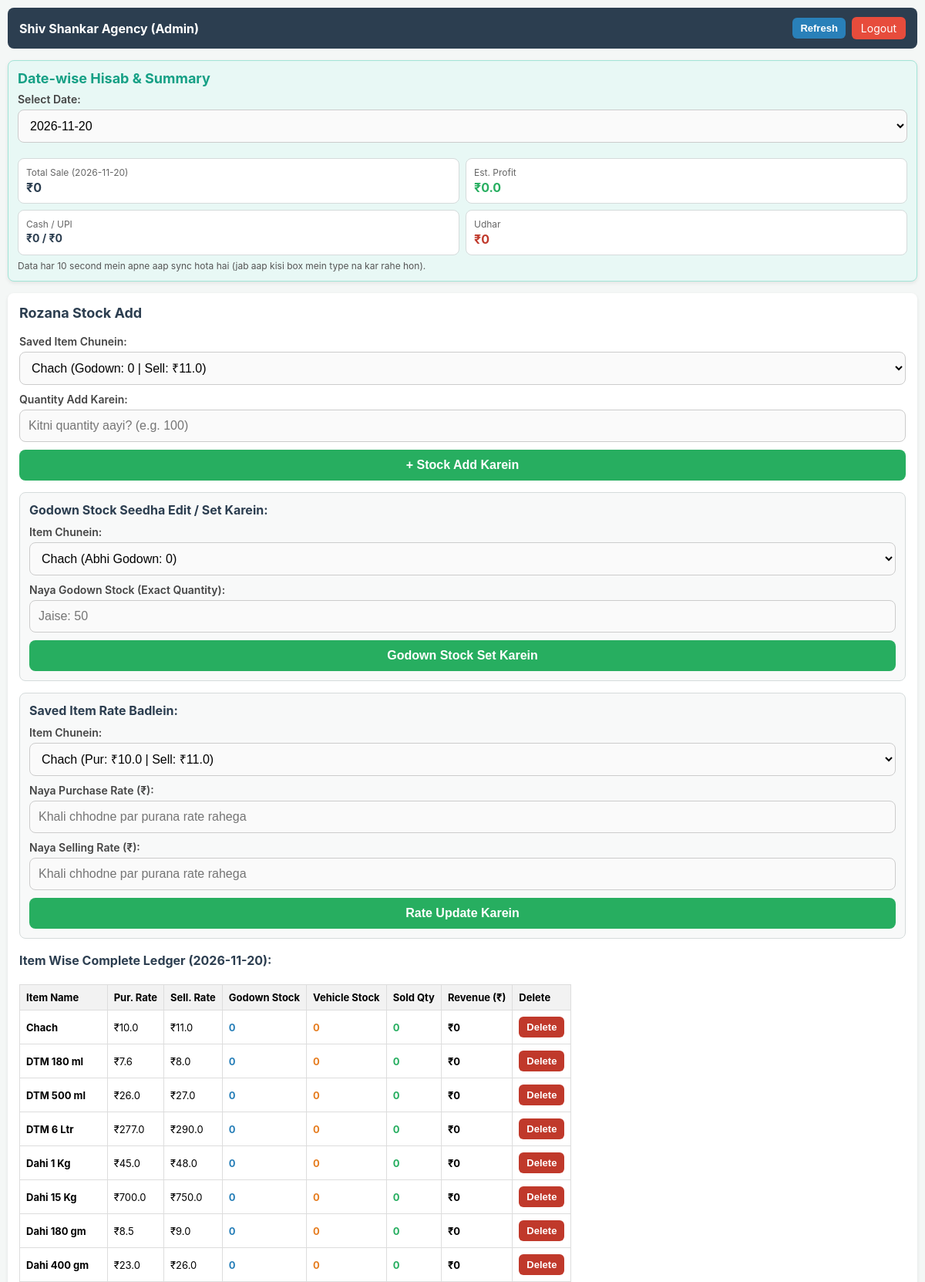
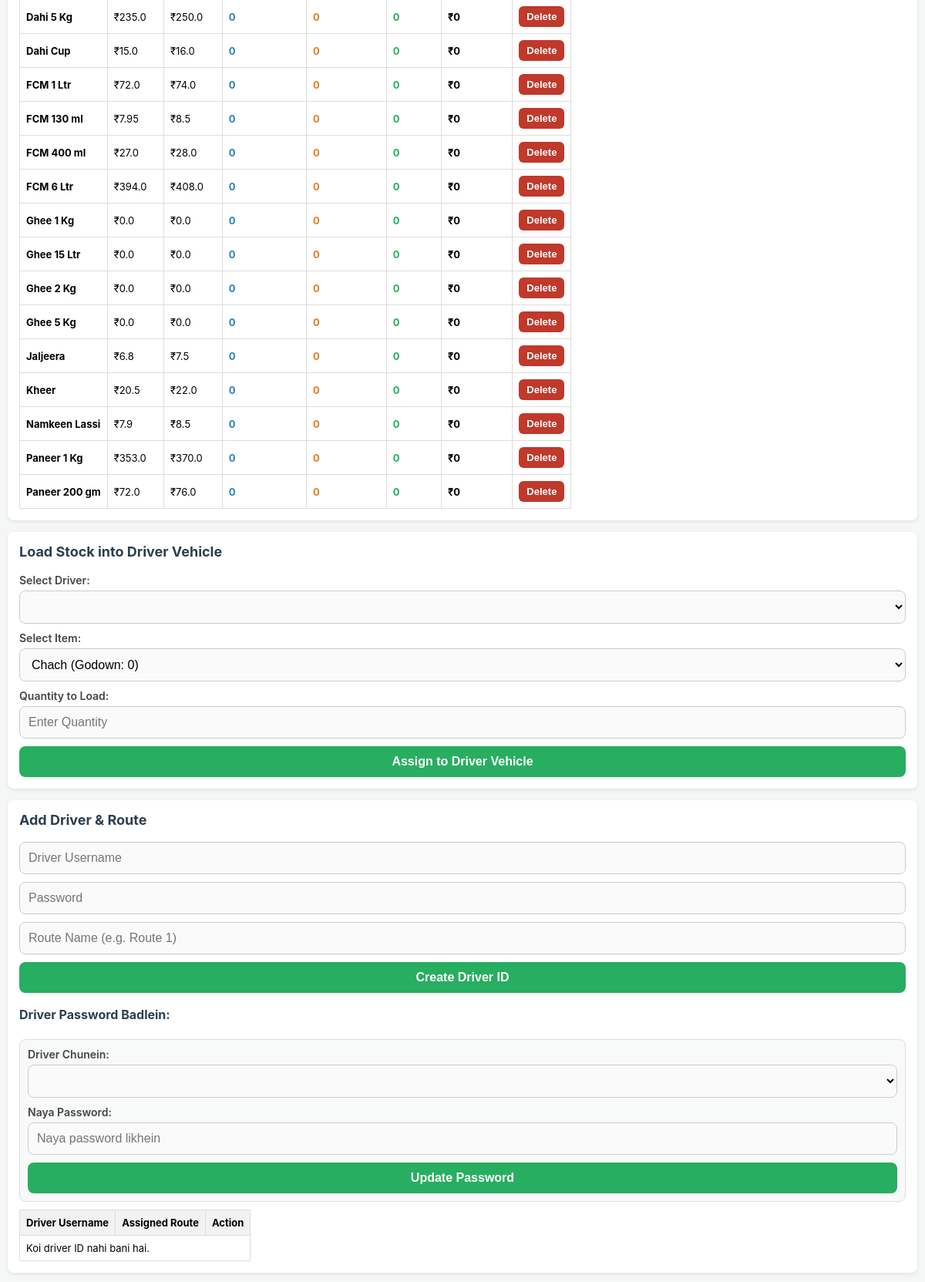
The page /admin (signed in, upper part) on the database its author committed (2 pictures, top to bottom).
### app.py (models this page shows)
class Product(db.Model):
    id = db.Column(db.Integer, primary_key=True)
    name = db.Column(db.String(80), unique=True, nullable=False)
    purchase_rate = db.Column(db.Float, nullable=False, default=0.0)
    selling_rate = db.Column(db.Float, nullable=False, default=0.0)
    shop_stock = db.Column(db.Integer, nullable=False, default=0)

### app.py (the view, shortened to what this page needs)
@app.route('/admin')
def admin_dashboard():
    if 'user' in session and session.get('role') == 'admin':
        products = Product.query.order_by(Product.name.asc()).all()
        product_map = {p.name: p for p in products}
        drivers = User.query.filter_by(role='driver').order_by(User.username.asc()).all()
        route_map = {d.username: (d.route_name or '') for d in drivers}
        driver_stocks = DriverStock.query.all()
        all_counters = SavedCounter.query.order_by(SavedCounter.driver_username.asc(), SavedCounter.counter_name.asc()).all()
        today_str = datetime.now().strftime('%Y-%m-%d')
        selected_date = request.args.get('sale_date', today_str)
        sales = Sale.query.filter_by(sale_date=selected_date).all()
        all_dates = db.session.query(Sale.sale_date).distinct().all()
        dates_list = [d[0] for d in all_dates]
        if today_str not in dates_list:
            dates_list.append(today_str)
        dates_list.sort(reverse=True)
        total_cash = round(sum(s.total_amount for s in sales if s.payment_mode == 'Cash'), 2)
        total_upi = round(sum(s.total_amount for s in sales if s.payment_mode == 'UPI'), 2)
        total_udhar = round(sum(s.total_amount for s in sales if s.payment_mode == 'Udhar'), 2)
        total_revenue = round(sum(s.total_amount for s in sales), 2)
        est_profit = 0.0
        for s in sales:
            p = product_map.get(s.item_name)
            p_rate = p.purchase_rate if p else 0.0
            est_profit += (s.total_amount - (s.quantity * p_rate))
        est_profit = round(est_profit, 2)
        item_summaries = []
        for p in products:
            item_sales = [s for s in sales if s.item_name == p.name]
            total_sold_qty = sum(s.quantity for s in item_sales)
            item_rev = round(sum(s.total_amount for s in item_sales), 2)
            total_vehicle_qty = sum(ds.vehicle_stock for ds in driver_stocks if ds.item_name == p.name)
            item_summaries.append({
                'name': p.name,
                'purchase_rate': p.purchase_rate,
                'selling_rate': p.selling_rate,
                'godown_stock': p.shop_stock,
                'vehicle_stock': total_vehicle_qty,
                'sold_qty': total_sold_qty,
                'revenue': item_rev
            })
        driver_summaries = []
        return render_template(
            'admin_dashboard.html',
            products=products,
            drivers=drivers,
            route_map=route_map,
            all_counters=all_counters,
            item_summaries=item_summaries,
            driver_summaries=driver_summaries,
            selected_date=selected_date,
            dates_list=dates_list,
            total_cash=total_cash,
            total_upi=total_upi,
            total_udhar=total_udhar,
            total_revenue=total_revenue,
            est_profit=est_profit
        )
    return redirect(url_for('login'))

### templates/admin_dashboard.html (shortened to what this page needs)
<!DOCTYPE html>
<html>
<head>
</head>
<body>
    <div class="header">
        <h2 style="font-size: 16px; margin: 0;">Shiv Shankar Agency (Admin)</h2>
        <div class="header-actions">
            <button type="button" class="refresh-btn" onclick="location.reload()">Refresh</button>
            <a href="/logout" class="logout-btn">Logout</a>
        </div>
    </div>
    <div class="container date-filter">
        <h3 style="color: #16a085; margin-bottom: 8px;">Date-wise Hisab & Summary</h3>
        <form method="GET" action="/admin">
            <label>Select Date:</label>
            <select name="sale_date" onchange="this.form.submit()">
                {% for d in dates_list %}
                <option value="{{ d }}" {% if d == selected_date %}selected{% endif %}>{{ d }}</option>
                {% endfor %}
            </select>
        </form>
        <div class="stats-grid">
            <div class="stat-card">
                <div class="stat-label">Total Sale ({{ selected_date }})</div>
                <div class="stat-val">₹{{ total_revenue }}</div>
            </div>
            <div class="stat-card">
                <div class="stat-label">Est. Profit</div>
                <div class="stat-val" style="color: #27ae60;">₹{{ est_profit }}</div>
            </div>
            <div class="stat-card">
                <div class="stat-label">Cash / UPI</div>
                <div class="stat-val" style="font-size: 14px;">₹{{ total_cash }} / ₹{{ total_upi }}</div>
            </div>
            <div class="stat-card">
                <div class="stat-label">Udhar</div>
                <div class="stat-val" style="color: #c0392b;">₹{{ total_udhar }}</div>
            </div>
        </div>
        <div class="sync-note">Data har 10 second mein apne aap sync hota hai (jab aap kisi box mein type na kar rahe hon).</div>
    </div>
    <div class="container">
        <h3>Rozana Stock Add</h3>
        <form action="/add_product" method="POST">
            <label>Saved Item Chunein:</label>
            <select name="saved_item" id="saved_item" onchange="toggleNewItem()">
                {% if products %}
                    {% for p in products %}
                    <option value="{{ p.name }}">{{ p.name }} (Godown: {{ p.shop_stock }} | Sell: ₹{{ p.selling_rate }})</option>
                    {% endfor %}
                {% else %}
                    <option value="__NEW__" selected>+ Naya Item Jodein</option>
                {% endif %}
            </select>
            <label>Quantity Add Karein:</label>
            <input type="number" name="shop_stock" placeholder="Kitni quantity aayi? (e.g. 100)" required>
            <button type="submit" class="action-btn">+ Stock Add Karein</button>
        </form>
        <div class="manage-box">
            <h4 style="margin: 0 0 10px 0; color: #2c3e50;">Godown Stock Seedha Edit / Set Karein:</h4>
            <form action="/set_godown_stock" method="POST">
                <label>Item Chunein:</label>
                <select name="item_name" required>
                    {% for p in products %}
                    <option value="{{ p.name }}">{{ p.name }} (Abhi Godown: {{ p.shop_stock }})</option>
                    {% else %}
                    <option value="" disabled selected>Koi saved item nahi hai</option>
                    {% endfor %}
                </select>
                <label>Naya Godown Stock (Exact Quantity):</label>
                <input type="number" min="0" name="new_godown_stock" placeholder="Jaise: 50" required>
                <button type="submit" class="action-btn btn-orange">Godown Stock Set Karein</button>
            </form>
        </div>
        <div class="manage-box">
            <h4 style="margin: 0 0 10px 0; color: #2c3e50;">Saved Item Rate Badlein:</h4>
            <form action="/update_product_rates" method="POST">
                <label>Item Chunein:</label>
                <select name="item_name" required>
                    {% for p in products %}
                    <option value="{{ p.name }}">{{ p.name }} (Pur: ₹{{ p.purchase_rate }} | Sell: ₹{{ p.selling_rate }})</option>
                    {% else %}
                    <option value="" disabled selected>Koi saved item nahi hai</option>
                    {% endfor %}
                </select>
                <label>Naya Purchase Rate (₹):</label>
                <input type="number" step="0.01" name="purchase_rate" placeholder="Khali chhodne par purana rate rahega">
                <label>Naya Selling Rate (₹):</label>
                <input type="number" step="0.01" name="selling_rate" placeholder="Khali chhodne par purana rate rahega">
                <button type="submit" class="action-btn btn-blue">Rate Update Karein</button>
            </form>
        </div>
        <h4 style="margin-top: 18px; color: #2c3e50;">Item Wise Complete Ledger ({{ selected_date }}):</h4>
        <table>
            <tr>
                <th>Item Name</th>
                <th>Pur. Rate</th>
                <th>Sell. Rate</th>
                <th>Godown Stock</th>
                <th>Vehicle Stock</th>
                <th>Sold Qty</th>
                <th>Revenue (₹)</th>
                <th>Delete</th>
            </tr>
            {% for item in item_summaries %}
            <tr>
                <td><b>{{ item.name }}</b></td>
                <td>₹{{ item.purchase_rate }}</td>
                <td>₹{{ item.selling_rate }}</td>
                <td style="color: #2980b9;"><b>{{ item.godown_stock }}</b></td>
                <td style="color: #e67e22;"><b>{{ item.vehicle_stock }}</b></td>
                <td style="color: #27ae60;"><b>{{ item.sold_qty }}</b></td>
                <td><b>₹{{ item.revenue }}</b></td>
                <td>
                    <form action="/delete_product" method="POST" style="margin: 0;" onsubmit="return confirm('Kya aap {{ item.name }} ko saved item list se delete karna chahte hain?');">
                        <button type="submit" class="btn-del">Delete</button>
                    </form>
                </td>
            </tr>
            {% else %}
            <tr><td colspan="8">No items added yet.</td></tr>
            {% endfor %}
        </table>
    </div>
    <div class="container">
        <h3>Load Stock into Driver Vehicle</h3>
        <form action="/load_vehicle" method="POST">
            <label>Select Driver:</label>
            <select name="driver_username" required>
            </select>
            <label>Select Item:</label>
            <select name="item_name" required>
                {% for p in products %}
                <option value="{{ p.name }}">{{ p.name }} (Godown: {{ p.shop_stock }})</option>
                {% endfor %}
            </select>
            <label>Quantity to Load:</label>
            <input type="number" name="load_qty" placeholder="Enter Quantity" required>
            <button type="submit" class="action-btn btn-blue">Assign to Driver Vehicle</button>
        </form>
    </div>
    <div class="container">
        <h3>Add Driver & Route</h3>
        <form action="/add_driver" method="POST">
            <input type="text" name="username" placeholder="Driver Username" required>
            <input type="password" name="password" placeholder="Password" required>
            <input type="text" name="route_name" placeholder="Route Name (e.g. Route 1)" required>
            <button type="submit" class="action-btn">Create Driver ID</button>
        </form>
        <h4 style="margin-top: 18px; color: #2c3e50;">Driver Password Badlein:</h4>
        <form action="/change_driver_password" method="POST" style="background: #f8f9f9; padding: 10px; border-radius: 8px; border: 1px solid #ddd;">
            <label>Driver Chunein:</label>
            <select name="driver_username" required>
            </select>
            <label>Naya Password:</label>
            <input type="text" name="new_password" placeholder="Naya password likhein" required>
            <button type="submit" class="action-btn btn-blue">Update Password</button>
        </form>
        <table>
            <tr><th>Driver Username</th><th>Assigned Route</th><th>Action</th></tr>
            {% for d in drivers %}
            <tr>
                <td><b>{{ d.username }}</b></td>
                <td>{{ d.route_name }}</td>
                <td>
                    <form action="/delete_driver" method="POST" style="margin: 0;" onsubmit="return confirm('Kya aap {{ d.username }} ki ID delete karna chahte hain?');">
                        <input type="hidden" name="driver_username" value="{{ d.username }}">
                        <button type="submit" class="btn-del">Delete</button>
                    </form>
                </td>
            </tr>
            {% else %}
            <tr><td colspan="3">Koi driver ID nahi bani hai.</td></tr>
            {% endfor %}
        </table>
    </div>
</body>
</html>

### templates/admin_dashboard.html (style rules this page uses)
body { font-family: -apple-system, BlinkMacSystemFont, "Segoe UI", Roboto, Arial, sans-serif; margin: 10px; background-color: #f4f7f6; }
.header { display: flex; justify-content: space-between; align-items: center; background: #2c3e50; color: white; padding: 12px 15px; border-radius: 8px; gap: 8px; }
.header-actions { display: flex; align-items: center; gap: 8px; }
.refresh-btn { background: #2980b9; color: white; border: none; padding: 6px 10px; border-radius: 6px; font-size: 13px; font-weight: bold; cursor: pointer; }
.logout-btn { background: #e74c3c; color: white; padding: 6px 12px; text-decoration: none; border-radius: 6px; font-size: 14px; }
.container { margin-top: 15px; background: white; padding: 15px; border-radius: 8px; box-shadow: 0 2px 5px rgba(0,0,0,0.08); margin-bottom: 15px; }
h3 { margin-top: 0; color: #2c3e50; font-size: 18px; }
table { width: 100%; border-collapse: collapse; margin-top: 10px; font-size: 13px; overflow-x: auto; display: block; }
th, td { border: 1px solid #ddd; padding: 8px; text-align: left; white-space: nowrap; }
th { background-color: #f2f2f2; }
label { display: block; margin-bottom: 5px; font-weight: 600; font-size: 14px; color: #444; }
input, select { width: 100%; padding: 11px; margin-bottom: 10px; box-sizing: border-box; border: 1px solid #ccc; border-radius: 8px; font-size: 16px; background: #fafafa; }
button.action-btn { width: 100%; padding: 11px; background: #27ae60; color: white; border: none; border-radius: 8px; cursor: pointer; font-size: 16px; font-weight: bold; }
.btn-blue { background: #2980b9; }
.btn-orange { background: #d35400; }
.btn-del { background: #c0392b; color: white; border: none; padding: 6px 10px; border-radius: 6px; font-size: 13px; font-weight: bold; cursor: pointer; }
.date-filter { background: #e8f8f5; padding: 12px; border-radius: 8px; border: 1px solid #a3e4d7; margin-bottom: 15px; }
.manage-box { background: #f8f9f9; padding: 12px; border-radius: 8px; border: 1px solid #d5dbdb; margin-top: 15px; }
.stats-grid { display: grid; grid-template-columns: repeat(2, 1fr); gap: 8px; margin-top: 10px; }
.stat-card { background: #ffffff; border: 1px solid #d5dbdb; border-radius: 8px; padding: 10px; }
.stat-label { font-size: 12px; color: #666; }
.stat-val { font-size: 16px; font-weight: bold; color: #2c3e50; margin-top: 2px; }
.sync-note { font-size: 12px; color: #555; margin-top: 6px; }

### rows shown on the page
Product: name "Chach", purchase_rate "10.0", selling_rate "11.0", godown_stock "0", vehicle_stock "0", sold_qty "0", revenue "0"
Product: name "DTM 180 ml", purchase_rate "7.6", selling_rate "8.0", godown_stock "0", vehicle_stock "0", sold_qty "0", revenue "0"
Product: name "DTM 500 ml", purchase_rate "26.0", selling_rate "27.0", godown_stock "0", vehicle_stock "0", sold_qty "0", revenue "0"
Product: name "DTM 6 Ltr", purchase_rate "277.0", selling_rate "290.0", godown_stock "0", vehicle_stock "0", sold_qty "0", revenue "0"
Product: name "Dahi 1 Kg", purchase_rate "45.0", selling_rate "48.0", godown_stock "0", vehicle_stock "0", sold_qty "0", revenue "0"
Product: name "Dahi 15 Kg", purchase_rate "700.0", selling_rate "750.0", godown_stock "0", vehicle_stock "0", sold_qty "0", revenue "0"
Product: name "Dahi 180 gm", purchase_rate "8.5", selling_rate "9.0", godown_stock "0", vehicle_stock "0", sold_qty "0", revenue "0"
Product: name "Dahi 400 gm", purchase_rate "23.0", selling_rate "26.0", godown_stock "0", vehicle_stock "0", sold_qty "0", revenue "0"
Product: name "Dahi 5 Kg", purchase_rate "235.0", selling_rate "250.0", godown_stock "0", vehicle_stock "0", sold_qty "0", revenue "0"
Product: name "Dahi Cup", purchase_rate "15.0", selling_rate "16.0", godown_stock "0", vehicle_stock "0", sold_qty "0", revenue "0"
Product: name "FCM 1 Ltr", purchase_rate "72.0", selling_rate "74.0", godown_stock "0", vehicle_stock "0", sold_qty "0", revenue "0"
Product: name "FCM 130 ml", purchase_rate "7.95", selling_rate "8.5", godown_stock "0", vehicle_stock "0", sold_qty "0", revenue "0"
Product: name "FCM 400 ml", purchase_rate "27.0", selling_rate "28.0", godown_stock "0", vehicle_stock "0", sold_qty "0", revenue "0"
Product: name "FCM 6 Ltr", purchase_rate "394.0", selling_rate "408.0", godown_stock "0", vehicle_stock "0", sold_qty "0", revenue "0"
Product: name "Ghee 1 Kg", purchase_rate "0.0", selling_rate "0.0", godown_stock "0", vehicle_stock "0", sold_qty "0", revenue "0"
Product: name "Ghee 15 Ltr", purchase_rate "0.0", selling_rate "0.0", godown_stock "0", vehicle_stock "0", sold_qty "0", revenue "0"
Product: name "Ghee 2 Kg", purchase_rate "0.0", selling_rate "0.0", godown_stock "0", vehicle_stock "0", sold_qty "0", revenue "0"
Product: name "Ghee 5 Kg", purchase_rate "0.0", selling_rate "0.0", godown_stock "0", vehicle_stock "0", sold_qty "0", revenue "0"
Product: name "Jaljeera", purchase_rate "6.8", selling_rate "7.5", godown_stock "0", vehicle_stock "0", sold_qty "0", revenue "0"
Product: name "Kheer", purchase_rate "20.5", selling_rate "22.0", godown_stock "0", vehicle_stock "0", sold_qty "0", revenue "0"
Product: name "Namkeen Lassi", purchase_rate "7.9", selling_rate "8.5", godown_stock "0", vehicle_stock "0", sold_qty "0", revenue "0"
Product: name "Paneer 1 Kg", purchase_rate "353.0", selling_rate "370.0", godown_stock "0", vehicle_stock "0", sold_qty "0", revenue "0"
Product: name "Paneer 200 gm", purchase_rate "72.0", selling_rate "76.0", godown_stock "0", vehicle_stock "0", sold_qty "0", revenue "0"

### other values the page prints
{{ selected_date }} "2026-11-20"
{{ total_revenue }} "0"
{{ est_profit }} "0.0"
{{ total_cash }} "0"
{{ total_upi }} "0"
{{ total_udhar }} "0"
form field sale_date "2026-11-20"
form field saved_item "Chach (Godown: 0 | Sell: ₹11.0)"
form field item_name "Chach (Abhi Godown: 0)"
form field item_name "Chach (Pur: ₹10.0 | Sell: ₹11.0)"
form field item_name "Chach (Godown: 0)"
